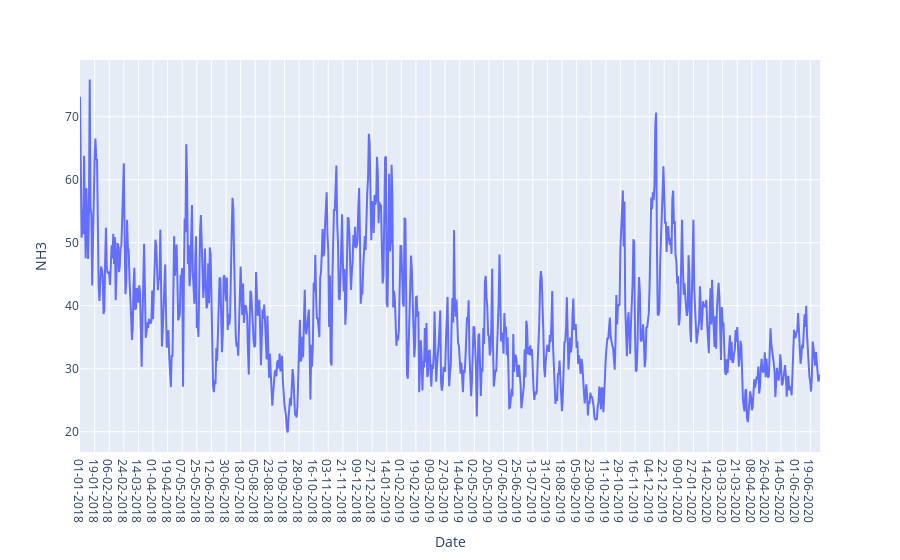

Write notebook code for a chart like this one.
### Code cell
fig = px.line(data, x="Date", y="NH3")
fig.show()

### Figure 1 — Plotly figure (JSON) as saved in the notebook; plotly's stock layout.template omitted (floating-point values rounded to 4 significant figures; data arrays with more than 128 entries replaced by an {"elided": "..."} marker saying what was removed)
{"data": [{"hovertemplate": "Date=%{x}<br>NH3=%{y}<extra></extra>", "legendgroup": "", "line": {"color": "#636efa", "dash": "solid"}, "mode": "lines", "name": "", "orientation": "v", "showlegend": false, "type": "scatter", "x": {"elided": "913 str values"}, "xaxis": "x", "y": {"elided": "913 float values"}, "yaxis": "y"}], "layout": {"legend": {"tracegroupgap": 0}, "margin": {"t": 60}, "xaxis": {"anchor": "y", "domain": [0, 1], "title": {"text": "Date"}}, "yaxis": {"anchor": "x", "domain": [0, 1], "title": {"text": "NH3"}}}}
